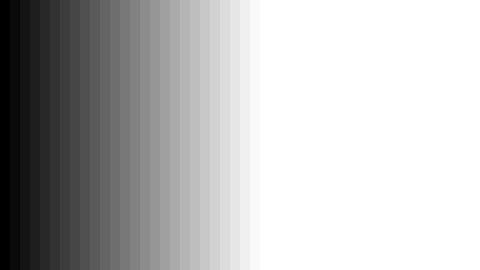
Frame 1 (no input)
Frame 60 (the mouse pressed at the canvas centre just before this capture): identical to frame 1, image omitted
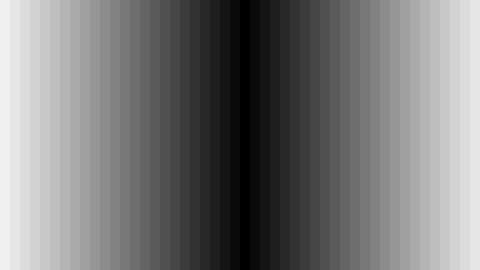
Frame 120 (the mouse held since frame 60 and released just before this capture)

The Processing sketch that drew these frames (run headless with seeded random() and noise(); from frame 60 on, the mouse is pressed at the canvas centre):

// Processing sketch: abs_em_EXEMPLO__loop_mouse
// ── abs_em_EXEMPLO__loop_mouse.pde
void setup(){
 size(480,270); 
}

void draw(){
 background(0);
 //começa com i = 0
 int i = 0;
 
 //enquanto i for menor q width da janela
 while (i < width) {
  noStroke();
  //abs = valor absoluto, ou seja, distance vai ser igual à o
  //valor absoluto (total) da diferença (-) entre mouseX e i
  float distance = abs(mouseX - i);
  
  //essa distancia é usada para preencher a cor do retângulo
  //em relação ao eixo x onde foi colocado a variável i
  fill(distance);
  rect(i, 0, 10, height);
  //aumenta 10 de i
  i += 10;
 }
}
